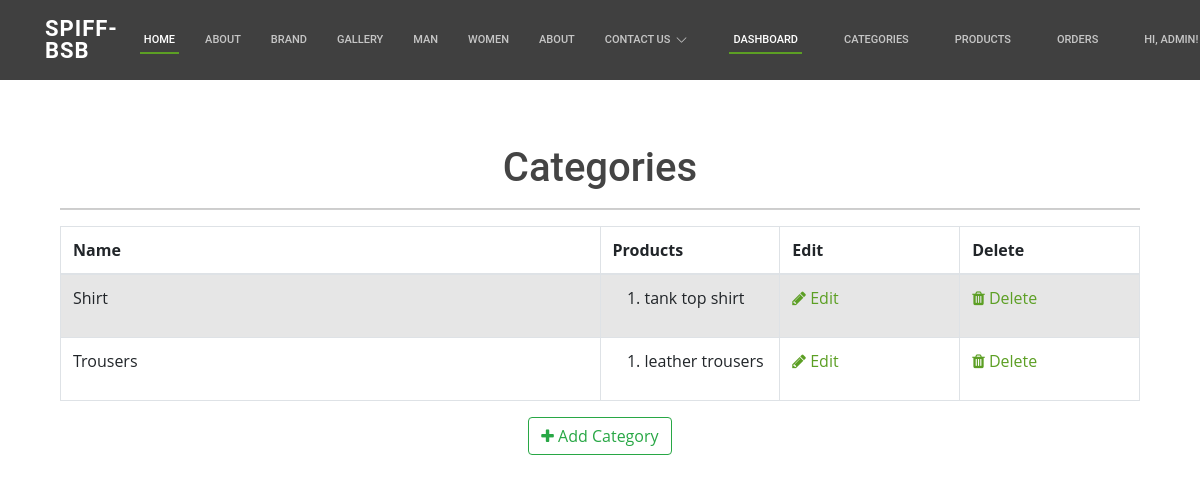
Page /admin/categories (signed in) on the committed database.
### app/models.py (models this page shows, shortened)
class User(UserMixin, db.Model):
	__tablename__="user"
	id = db.Column(db.Integer, primary_key=True)
	firstname = db.Column(db.String(24), index=True)
	lastname = db.Column(db.String(24), index=True)
	email = db.Column(db.String(50), index=True, unique=True)
	password_hash = db.Column(db.String)
	phonenumber = db.Column(db.String(18), index=True, unique=True)
	is_admin = db.Column(db.Boolean, default = False)
	order = db.relationship("Order", backref='ordered_products')
	kart = db.relationship('Kart', uselist=False, backref='user_kart')
	shipping_info = db.relationship('ShippingInfo', backref='shipping',lazy='dynamic')

class Categories(db.Model):
	id = db.Column(db.Integer, primary_key=True)
	category_name  = db.Column(db.String(20), index = True)
	category_image = db.Column(db.String(120),index=True)
	product = db.relationship('Products', backref='products_categories')

class Products(db.Model):
	__tablename__ = 'product'
	id = db.Column(db.Integer, primary_key=True)
	product_name = db.Column(db.String(100), index=True)
	product_price = db.Column(db.Integer, index=True)
	product_image = db.Column(db.String(120),index=True)
	product_description = db.Column(db.String(200), index=True)
	product_stock = db.Column(db.Integer, index = True)
	product_size = db.Column(db.String(5), index = True)
	categories_id = db.Column(db.Integer, db.ForeignKey('categories.id'))
	order = db.relationship('Order', secondary=association_table, backref='my_orders', lazy='dynamic')

### app/admin/routes.py (the view)
@admin.route('/categories', methods = ['GET','POST'])
@login_required
def list_categories():
	check_admin()
	categories = Categories.query.all()
	return render_template('admin/categories/categories.html', title = "Product Categories",
		categories = categories)

### app/admin/routes.py (called while the page is built)
def check_admin():
	if not current_user.is_admin:
		abort(403)

### app/models.py (called while the page is built)
@login_manager.user_loader
def load_user(id):
    return User.query.get(int(id))

### app/templates/admin/categories/categories.html (shortened to what this page needs)
{% extends "base.html" %}
{% block head %}
<head>
    <link href="//maxcdn.bootstrapcdn.com/font-awesome/4.1.0/css/font-awesome.min.css" rel="stylesheet">
</head>
{%endblock head%}
{% block body %}
<div class="container">
  <div class="outer">
    <div class="middle">
      <div class="inner">
        <br/>
        <br/>
        <h1 style="text-align:center;">Categories</h1>
        {% if categories %}
          <hr class="intro-divider">
            <table class="table table-striped table-bordered">
              <thead>
                <tr>
                  <th width="45%"> Name </th>
                  <th width="15%"> Products</th>
                  <th width="15%"> Edit </th>
                  <th width="15%"> Delete </th>
                </tr>
              </thead>
              <tbody>
              {% for category in categories %}
                <tr>
                  <td> {{ category.category_name }} </td>
                    {% if category.product == [] %}
                    <td>
                      0
                    </td>
                    {% else %}
                  <td>
                      <ol>
                        {% for name in category.product %}
                          <li>
                            {{ name.product_name }}
                          </li>
                          {% endfor %}
                        </ol>
                  </td>
                  {% endif %}
                  <td>
                    <a href="{{ url_for('admin.edit_category', id=category.id) }}">
                      <i class="fa fa-pencil"></i> Edit
                    </a>
                  </td>
                  <td>
                    <a href="{{ url_for('admin.delete_category', id=category.id) }}">
                      <i class="fa fa-trash"></i> Delete
                    </a>
                  </td>
                </tr>
              {% endfor %}
              </tbody>
            </table>
          <div style="text-align: center">
        {% else %}
          <div style="text-align: center">
            <h3> No categories have been added. </h3>
            <hr class="intro-divider">
        {% endif %}
          <a href="{{ url_for('admin.add_category') }}" class="btn btn-outline-success">
            <i class="fa fa-plus"></i>
            Add Category
          </a>
        </div>
      </div>
    </div>
  </div>
</div>
{% endblock %}

### app/templates/base.html (shortened to what this page needs)
<html>
    <head>
        <link href="{{ url_for('static', filename='assets/vendor/animate.css/animate.min.css') }}"rel="stylesheet">
        <link href="{{ url_for('static', filename='assets/vendor/bootstrap/css/bootstrap.min.css') }}"rel="stylesheet">
        <link href="{{ url_for('static', filename='assets/vendor/bootstrap-icons/bootstrap-icons.css') }}"rel="stylesheet">
        <link href="{{ url_for('static', filename='assets/vendor/boxicons/css/boxicons.min.css') }}"rel="stylesheet">
        <link href="{{ url_for('static', filename='assets/vendor/glightbox/css/glightbox.min.css') }}"rel="stylesheet">
        <link href="{{ url_for('static', filename='assets/vendor/swiper/swiper-bundle.min.css') }}"rel="stylesheet">
        <link href="{{ url_for('static', filename='css/bootstrap.min.css') }}"rel="stylesheet">
        <link href="{{ url_for('static', filename='css/st.css') }}"rel="stylesheet">
        <link href="{{ url_for('static', filename='assets/css/style.css') }}"rel="stylesheet">
        {%block head%}
        {%endblock head%}
    </head>
    <body>
  <header id="header" class="fixed-top d-flex align-items-center">
    <div class="container d-flex align-items-center justify-content-between">
      <h1 class="logo"><a style="font-size: 22px;"  href="index.html">Spiff-BSB </a></h1>
      <nav id="navbar" class="navbar">
        <ul>
          <li><a class="nav-link scrollto active" style="font-size: 11px;" href="{{ url_for('home.homepage') }}">Home<span class="sr-only">(current)</span></a></li>
          <li><a class="nav-link scrollto" href="#about" style="font-size: 11px;">About</a></li>
          <li><a class="nav-link scrollto" style="font-size: 11px;" href="#services">Brand</a></li>
          <li><a class="nav-link scrollto " style="font-size: 11px;" href="#portfolio">Gallery</a></li>
          <li><a class="nav-link scrollto" style="font-size: 11px;" href="#team">Man</a></li>
          <li><a style="font-size: 11px;" href="blog.html">Women</a></li>
          <li><a class="nav-link scrollto" style="font-size: 11px;" href="#about">About</a></li>
          <li class="dropdown"><a style="font-size: 11px;" href="#"><span>Contact  us</span> <i class="bi bi-chevron-down"></i></a>
              </li>
            </ul>
          {% if current_user.is_authenticated %}
          {% if current_user.is_admin %}
          <li class="nav-item ml-3">
            <a class="nav-link active" style="font-size: 11px;" href="{{ url_for('home.admin_dashboard') }}">Dashboard</a>
          </li>
          <li class="nav-item ml-3">
            <a class="nav-link" style="font-size: 11px;" href="{{ url_for('admin.list_categories') }}">Categories</a>
          </li>
          <li class="nav-item ml-3">
            <a class="nav-link" style="font-size: 11px;" href="{{ url_for('admin.list_products') }}">Products</a>
          </li>
          <li class="nav-item ml-3">
            <a class="nav-link" style="font-size: 11px;" href="{{ url_for('admin.list_orders') }}" >Orders</a>
          </li>
          {% else %}
            <li class="nav-item ml-3">
              <a class="nav-link" style="font-size: 11px;"  href="{{ url_for('users.cart') }}">Cart<span class="badge badge-light">{{ count }}</span></a>
            </li>
            {% endif %}
            <li class="nav-item dropdown ml-3">
                  <a class="nav-link dropdown-toggle" data-toggle="dropdown" style="font-size: 11px;" href="#" role="button" aria-haspopup="true" aria-expanded="false">
                      Hi, {{ current_user.firstname }}!</a>
                </li>
                  {% endif %}
      </nav>
    </div>
  </header>
<br>
<br>
<br>
<br>
    <div class=" container">
            {% block body %}
            {% endblock %}
    </div>
    </body>
</html>

### app/static/assets/css/style.css (style rules this page uses)
body { font-family: "Open Sans", sans-serif; color: #444444; background-image: url('https://th.bing.com/th/id/OIP.pwYnOxWFtEnJhP2TTRz4FgHaHa?pid=ImgDet&w=475&h=475&rs=1'); }
a { color: #5c9f24; text-decoration: none; }
h1, h2, h3, h4, h5, h6 { font-family: "Roboto", sans-serif; }
#header { background: rgba(0, 0, 0, 0.75); transition: all 0.5s; z-index: 997; height: 80px; }
#header .logo { font-size: 18px; margin: 0; padding: 0; line-height: 1; font-weight: 700; letter-spacing: 1px; text-transform: uppercase; }
#header .logo a { color: #fff; }
.navbar { padding: 0; }
.navbar ul { margin: 0; padding: 0; display: flex; list-style: none; align-items: center; }
.navbar li { position: relative; }
.navbar > ul > li { white-space: nowrap; padding: 10px 0 10px 22px; }
.navbar a, .navbar a:focus { display: flex; align-items: center; justify-content: space-between; padding: 0 4px; font-family: "Roboto", sans-serif; font-size: 14px; font-weight: 500; color: rgba(255, 255, 255, 0.7); white-space: nowrap; transition: 0.3s; text-transform: uppercase; position: relative; }
.navbar a i, .navbar a:focus i { font-size: 12px; line-height: 0; margin-left: 5px; }
.navbar > ul > li > a:before { content: ""; position: absolute; width: 100%; height: 2px; bottom: -6px; left: 0; background-color: #5c9f24; visibility: hidden; width: 0px; transition: all 0.3s ease-in-out 0s; }
.navbar a:hover:before, .navbar li:hover > a:before, .navbar .active:before { visibility: visible; width: 100%; }
.navbar a:hover, .navbar .active, .navbar .active:focus, .navbar li:hover > a { color: #fff; }

### rows in the picture
User: firstname "ADMIN"
Categories: category_name "Shirt"
Products: product_name "tank top shirt"
Categories: category_name "Trousers"
Products: product_name "leather trousers"
